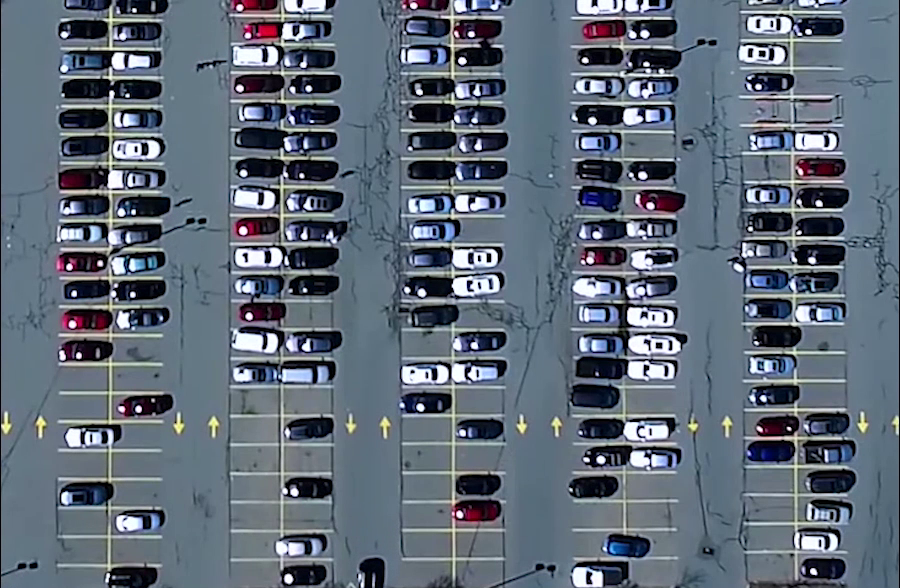
#> input picture Resources/input_image_V2.png, 900 x 588 px, found by its file name
$ python spotCountVideo2.py
#> lines starting #> are read from the running program, lines starting #| are printed output that depends on the picture; after the words box and inside, x2 and y2 are one past the last pixel; in counts of white or black regions, pixels touching at a corner belong together
import cv2 as cv
import numpy as np
import pandas as pd
import pickle

# Saving Height and width
height = 30
width = 50

# Checking the existance of list of parking spots in a pickle file.
try:
    with open("Parking-Spot-Detection/parkingSpotListVideo2.p", "rb") as file:
#> (reads parkingSpotListVideo2.p from the repository)
        positionList = pickle.load(file)

except:
    positionList = []


def mouseClickCallback(event, x, y, flags, param):

    if event == cv.EVENT_RBUTTONDOWN:
        currentPos = (x, y)
        positionList.append(currentPos)

    if event == cv.EVENT_LBUTTONDOWN:

        index = 0
        for pos in positionList:

            x1, y1 = pos
            if (x1 <= x <= x1+width) and (y1 <= y <= y1 + height):
                positionList.pop(index)
            index += 1


while True:

    image = cv.imread("Parking-Spot-Detection\Resources\input_image_V2.png")
#> image is the input picture: shape (588, 900, 3); mean B, G, R 120, 107.1, 96.2

    # Manual Calculation of Height and Width
    # cv.rectangle(image, (50, 142), (158, 192), (0, 0, 255), 1)

    for position in positionList:
        cv.rectangle(image, position,
                     (position[0]+width, position[1]+height), (0, 255, 0), 1)
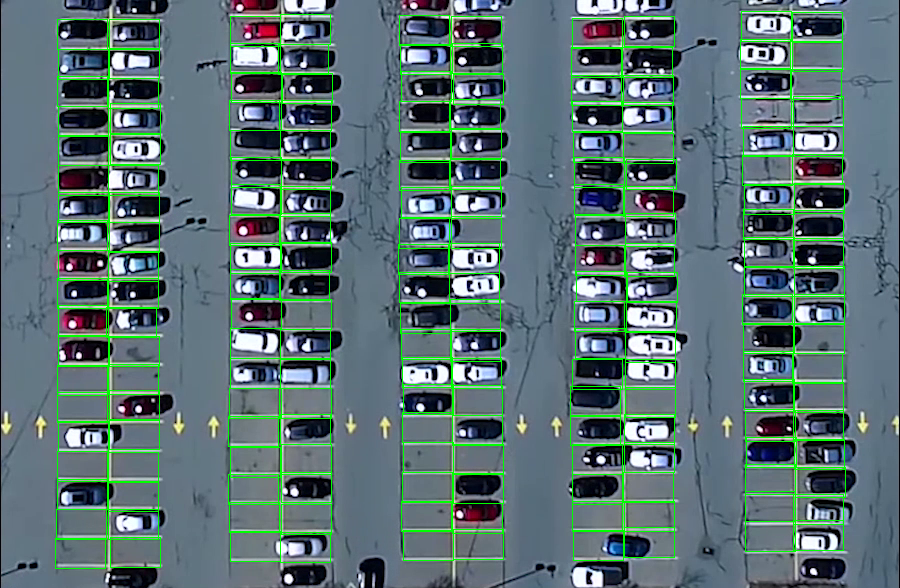
#> image: shape (588, 900, 3); 5.21% of pixels changed, all inside (x1, y1, x2, y2) = (55, 11, 846, 569)

    cv.imshow("Input Image", image)
    cv.setMouseCallback("Input Image", mouseClickCallback)

    if cv.waitKey(10) == 13:  # Enter Key
#> (key Esc is pressed here)
        break


with open("Parking-Spot-Detection/parkingSpotListVideo2.p", "wb") as file:
    pickle.dump(positionList, file)

print(len(positionList))
#| 190
cv.destroyAllWindows()
